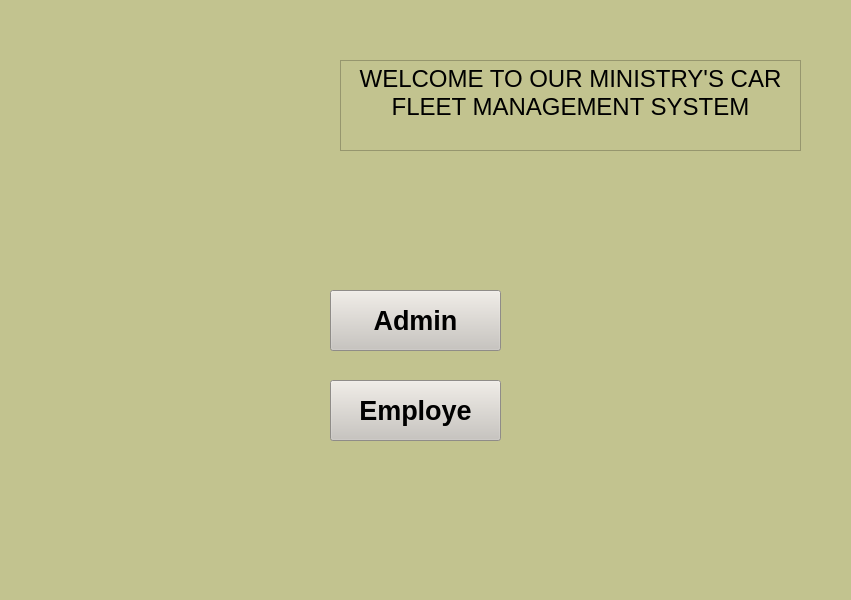
<?xml version="1.0" encoding="UTF-8"?>
<ui version="4.0">
 <class>MainWindow</class>
 <widget class="QMainWindow" name="MainWindow">
  <property name="geometry">
   <rect>
    <x>0</x>
    <y>0</y>
    <width>851</width>
    <height>600</height>
   </rect>
  </property>
  <property name="windowTitle">
   <string>MainWindow</string>
  </property>
  <property name="styleSheet">
   <string notr="true">background-color: rgb(194, 195, 143);</string>
  </property>
  <widget class="QWidget" name="centralwidget">
   <widget class="QPushButton" name="pushButton">
    <property name="geometry">
     <rect>
      <x>330</x>
      <y>290</y>
      <width>171</width>
      <height>61</height>
     </rect>
    </property>
    <property name="font">
     <font>
      <family>Segoe UI</family>
      <pointsize>20</pointsize>
      <bold>true</bold>
     </font>
    </property>
    <property name="styleSheet">
     <string notr="true">background-color: rgb(200, 196, 190);
color: rgb(0, 0, 0);</string>
    </property>
    <property name="text">
     <string>Admin</string>
    </property>
   </widget>
   <widget class="QPushButton" name="pushButton_2">
    <property name="geometry">
     <rect>
      <x>330</x>
      <y>380</y>
      <width>171</width>
      <height>61</height>
     </rect>
    </property>
    <property name="font">
     <font>
      <pointsize>20</pointsize>
      <bold>true</bold>
      <underline>false</underline>
      <strikeout>false</strikeout>
     </font>
    </property>
    <property name="styleSheet">
     <string notr="true">background-color: rgb(200, 196, 190);

color: rgb(0, 0, 0);</string>
    </property>
    <property name="text">
     <string>Employe</string>
    </property>
   </widget>
   <widget class="QLabel" name="label_pic">
    <property name="geometry">
     <rect>
      <x>30</x>
      <y>30</y>
      <width>231</width>
      <height>161</height>
     </rect>
    </property>
    <property name="text">
     <string/>
    </property>
   </widget>
   <widget class="QTextEdit" name="textEdit">
    <property name="geometry">
     <rect>
      <x>340</x>
      <y>60</y>
      <width>461</width>
      <height>91</height>
     </rect>
    </property>
    <property name="html">
     <string>&lt;!DOCTYPE HTML PUBLIC &quot;-//W3C//DTD HTML 4.0//EN&quot; &quot;http://www.w3.org/TR/REC-html40/strict.dtd&quot;&gt;
&lt;html&gt;&lt;head&gt;&lt;meta name=&quot;qrichtext&quot; content=&quot;1&quot; /&gt;&lt;meta charset=&quot;utf-8&quot; /&gt;&lt;style type=&quot;text/css&quot;&gt;
p, li { white-space: pre-wrap; }
hr { height: 1px; border-width: 0; }
li.unchecked::marker { content: &quot;\2610&quot;; }
li.checked::marker { content: &quot;\2612&quot;; }
&lt;/style&gt;&lt;/head&gt;&lt;body style=&quot; font-family:'Segoe UI'; font-size:9pt; font-weight:400; font-style:normal;&quot;&gt;
&lt;p align=&quot;center&quot; style=&quot; margin-top:0px; margin-bottom:0px; margin-left:0px; margin-right:0px; -qt-block-indent:0; text-indent:0px;&quot;&gt;&lt;span style=&quot; font-size:18pt;&quot;&gt;WELCOME TO OUR MINISTRY'S CAR FLEET MANAGEMENT SYSTEM&lt;/span&gt;&lt;/p&gt;&lt;/body&gt;&lt;/html&gt;</string>
    </property>
   </widget>
   <zorder>textEdit</zorder>
   <zorder>pushButton</zorder>
   <zorder>pushButton_2</zorder>
   <zorder>label_pic</zorder>
  </widget>
  <widget class="QMenuBar" name="menubar">
   <property name="geometry">
    <rect>
     <x>0</x>
     <y>0</y>
     <width>851</width>
     <height>21</height>
    </rect>
   </property>
  </widget>
  <widget class="QStatusBar" name="statusbar"/>
 </widget>
 <resources/>
 <connections/>
</ui>
